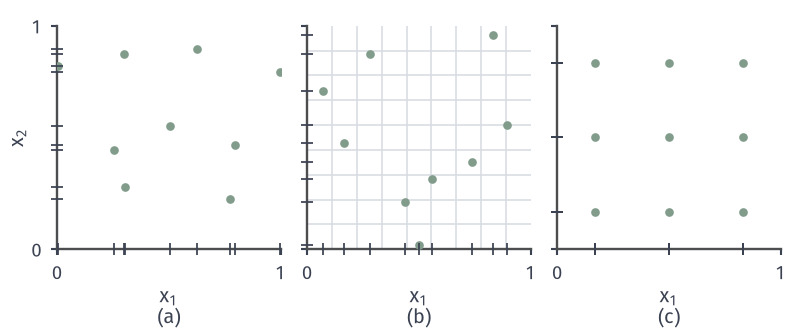

This figure's Python source:
from pathlib import Path
import sys
ROOT = next(p for p in Path(__file__).resolve().parents if (p/'build.sh').is_file() and (p/'tex/book.tex').is_file())
sys.path.insert(0, str(ROOT/'figures/05-optimization/05-stochastic-optimization/matplotlib/bo-common'))
from bo_common import *
# 单位方形上 9 点：均匀随机、拉丁超立方、规则网格。
rng=np.random.default_rng(7);n=9
rand=rng.random((n,2))
lhs=np.column_stack([(rng.permutation(n)+rng.random(n))/n,(rng.permutation(n)+rng.random(n))/n])
g=(np.arange(3)+.5)/3;grid=np.array([(a,b) for a in g for b in g])
fig,axs=figure(width_mm=112,height_mm=47,ncols=3,sharey=True)
for i,(ax,P) in enumerate(zip(axs,[rand,lhs,grid])):
    ax.scatter(P[:,0],P[:,1],s=12,color=GREEN,lw=0,zorder=3)
    ax.plot(P[:,0],np.zeros(n)-.0,'|',color=INK,ms=5,mew=.7,clip_on=False,zorder=4);ax.plot(np.zeros(n)-.0,P[:,1],'_',color=INK,ms=5,mew=.7,clip_on=False,zorder=4)
    if i==1:
        for v in np.arange(1,n)/n: ax.axvline(v,color=GRID,lw=.65,zorder=1);ax.axhline(v,color=GRID,lw=.65,zorder=1)
    ax.set_xlim(0,1);ax.set_ylim(0,1);ax.set_aspect('equal',adjustable='box');ax.set_xticks([0,1]);ax.set_yticks([0,1]);axes_style(ax,'$x_1$','$x_2$' if i==0 else None);panel_label(ax,'(%s)'%'abc'[i],-.26)
FACTS={'seed':7,'n':9}
save(fig, Path(__file__).resolve().parent, 'figure', FACTS)
